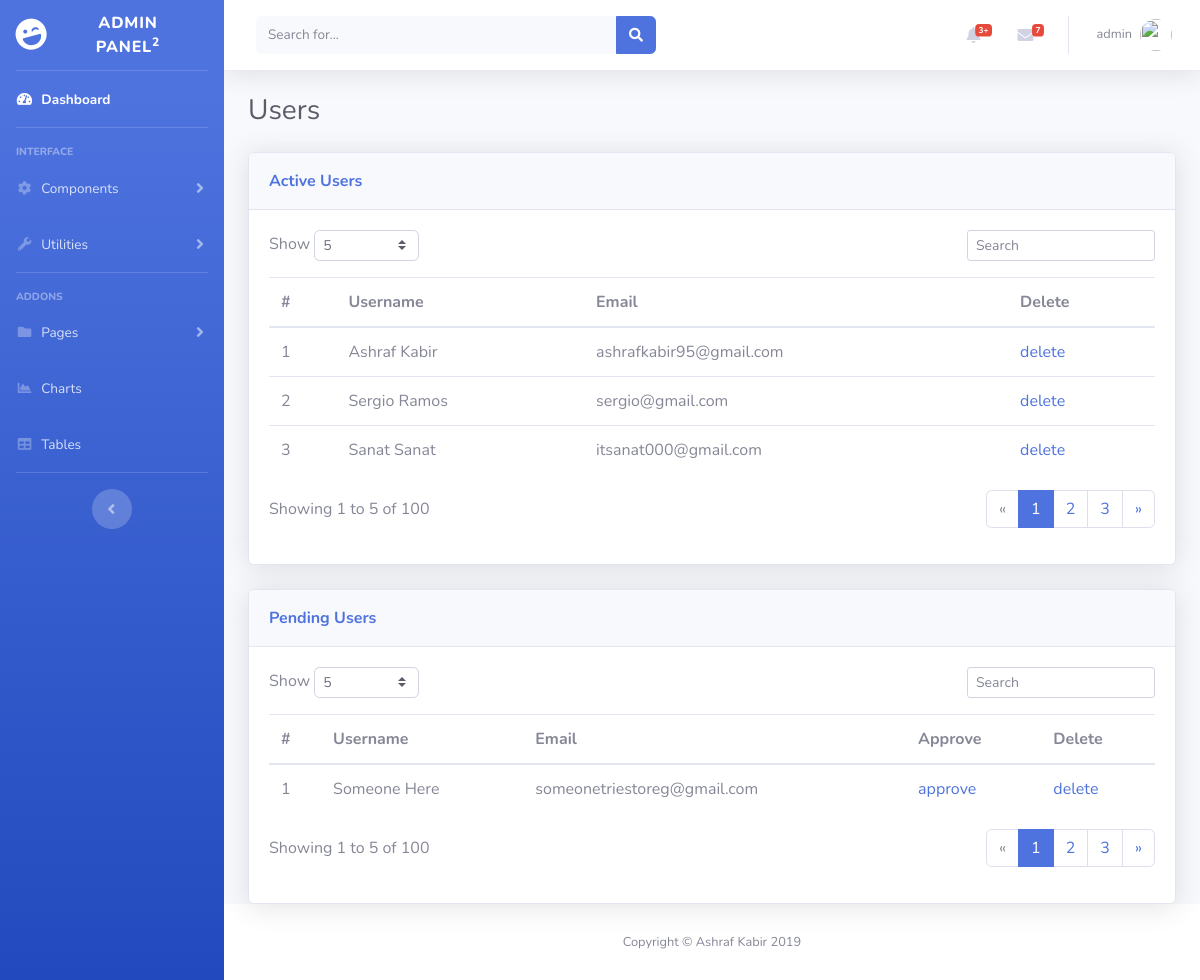
The page /admin/manage-users.php (signed in) on the database its author committed.
### tables this page shows
CREATE TABLE `users` (
  `id` bigint(255) NOT NULL,
  `fname` varchar(15) NOT NULL,
  `lname` varchar(15) NOT NULL,
  `email` varchar(255) NOT NULL,
  `password` varchar(255) NOT NULL,
  `phone` varchar(11) NOT NULL,
  `status` int(2) DEFAULT NULL,
  `creationdate` timestamp NOT NULL DEFAULT current_timestamp(),
  `updationdate` timestamp NULL DEFAULT NULL ON UPDATE current_timestamp()
);

### www/admin/manage-users.php (the view, shortened to what this page needs)
<?php
include('includes/config.php');
if (strlen($_SESSION['alogin']) == 0) {
    header('location: login.php');
} else {
    ?>
    <!DOCTYPE html>
    <html lang="en">
    <head>
        <link href="vendor/fontawesome-free/css/all.min.css" rel="stylesheet" type="text/css">
        <link href="css/sb-admin-2.min.css" rel="stylesheet">
    </head>
    <body id="page-top">
        <div id="wrapper">
            <?php include "includes/sidebar.php"; ?>
            <div id="content-wrapper" class="d-flex flex-column">
                <div id="content">
                    <?php include "includes/header.php"; ?>
                    <div class="container-fluid">
                        <h3 class="text-dark mb-4">Users</h3>
                        <div class="card shadow">
                            <div class="card-header py-3">
                                <p class="text-primary m-0 font-weight-bold">Active Users</p>
                            </div>
                            <div class="card-body">
                                <div class="row">
                                    <div class="col-md-6 text-nowrap">
                                        <div id="dataTable_length" class="dataTables_length" aria-controls="dataTable">
                                            <label>Show&nbsp;<select
                                                        class="form-control form-control-sm custom-select custom-select-sm">
                                                    <option value="5" selected="">5</option>
                                                </select>&nbsp;</label></div>
                                    </div>
                                    <div class="col-md-6">
                                        <div class="text-md-right dataTables_filter" id="dataTable_filter"><label><input
                                                        type="search" class="form-control form-control-sm"
                                                        aria-controls="dataTable" placeholder="Search"></label></div>
                                    </div>
                                </div>
                                <div class="table-responsive table mt-2" id="dataTable" role="grid"
                                     aria-describedby="dataTable_info">
                                    <table class="table dataTable my-0" id="dataTable">
                                        <thead>
                                        <tr>
                                            <th>#</th>
                                            <th>Username</th>
                                            <th>Email</th>
                                            <th>Delete</th>
                                        </tr>
                                        </thead>
                                        <tbody>
                                        <?php $sql = "SELECT users.* FROM users WHERE `status`=1";
                                        $query = $dbh->prepare($sql);
                                        $query->execute();
                                        $results = $query->fetchAll(PDO::FETCH_OBJ);
                                        $cnt = 1;
                                        if ($query->rowCount() > 0) {
                                            foreach ($results as $result) {
                                                $name = htmlentities($result->fname . " " . $result->lname); ?>
                                                <tr>
                                                    <td><?php echo htmlentities($cnt); ?></td>
                                                    <td><?php echo htmlentities($name); ?></td>
                                                    <td><?php echo htmlentities($result->email); ?></td>
                                                    <td><a href="manage-users.php?del=<?php echo $result->id; ?>"
                                                           onclick="return confirm('Do you want to delete?');">delete</a>
                                                    </td>
                                                </tr>
                                                <?php $cnt = $cnt + 1;
                                            }
                                        } ?>
                                        </tbody>
                                    </table>
                                </div>
                                <div class="row">
                                    <div class="col-md-6 align-self-center">
                                        <p id="dataTable_info" class="dataTables_info" role="status" aria-live="polite">
                                            Showing 1 to 5 of 100</p>
                                    </div>
                                    <div class="col-md-6">
                                        <nav class="d-lg-flex justify-content-lg-end dataTables_paginate paging_simple_numbers">
                                            <ul class="pagination">
                                                <li class="page-item disabled"><a class="page-link" href="#"
                                                                                  aria-label="Previous"><span
                                                                aria-hidden="true">«</span></a></li>
                                                <li class="page-item active"><a class="page-link" href="#">1</a></li>
                                                <li class="page-item"><a class="page-link" href="#">2</a></li>
                                                <li class="page-item"><a class="page-link" href="#">3</a></li>
                                                <li class="page-item"><a class="page-link" href="#"
                                                                         aria-label="Next"><span
                                                                aria-hidden="true">»</span></a></li>
                                            </ul>
                                        </nav>
                                    </div>
                                </div>
                            </div>
                        </div>
                        <br>
                        <div class="card shadow">
                            <div class="card-header py-3">
                                <p class="text-primary m-0 font-weight-bold">Pending Users</p>
                            </div>
                            <div class="card-body">
                                <div class="row">
                                    <div class="col-md-6 text-nowrap">
                                        <div id="dataTable_length" class="dataTables_length" aria-controls="dataTable">
                                            <label>Show&nbsp;<select
                                                        class="form-control form-control-sm custom-select custom-select-sm">
                                                    <option value="5" selected="">5</option>
                                                </select>&nbsp;</label></div>
                                    </div>
                                    <div class="col-md-6">
                                        <div class="text-md-right dataTables_filter" id="dataTable_filter"><label><input
                                                        type="search" class="form-control form-control-sm"
                                                        aria-controls="dataTable" placeholder="Search"></label></div>
                                    </div>
                                </div>
                                <div class="table-responsive table mt-2" id="dataTable" role="grid"
                                     aria-describedby="dataTable_info">
                                    <table class="table dataTable my-0" id="dataTable">
                                        <thead>
                                        <tr>
                                            <th>#</th>
                                            <th>Username</th>
                                            <th>Email</th>
                                            <th>Approve</th>
                                            <th>Delete</th>
                                        </tr>
                                        </thead>
                                        <tbody>
                                        <?php $sql = "SELECT users.* FROM users WHERE `status`=0";
                                        $query = $dbh->prepare($sql);
                                        $query->execute();
                                        $results = $query->fetchAll(PDO::FETCH_OBJ);
                                        $cnt = 1;
                                        if ($query->rowCount() > 0) {
                                            foreach ($results as $result) {
                                                $name = htmlentities($result->fname . " " . $result->lname); ?>
                                                <tr>
                                                    <td><?php echo htmlentities($cnt); ?></td>
                                                    <td><?php echo htmlentities($name); ?></td>
                                                    <td><?php echo htmlentities($result->email); ?></td>
                                                    <td><a href="manage-users.php?uaid=<?php echo $result->id; ?>"
                                                           onclick="return confirm('Do you want to approve this user?');">approve</a>
                                                    </td>
                                                    <td><a href="manage-users.php?del=<?php echo $result->id; ?>"
                                                           onclick="return confirm('Do you want to delete?');">delete</a>
                                                    </td>
                                                </tr>
                                                <?php $cnt = $cnt + 1;
                                            }
                                        } ?>
                                        </tbody>
                                    </table>
                                </div>
                                <div class="row">
                                    <div class="col-md-6 align-self-center">
                                        <p id="dataTable_info" class="dataTables_info" role="status" aria-live="polite">
                                            Showing 1 to 5 of 100</p>
                                    </div>
                                    <div class="col-md-6">
                                        <nav class="d-lg-flex justify-content-lg-end dataTables_paginate paging_simple_numbers">
                                            <ul class="pagination">
                                                <li class="page-item disabled"><a class="page-link" href="#"
                                                                                  aria-label="Previous"><span
                                                                aria-hidden="true">«</span></a></li>
                                                <li class="page-item active"><a class="page-link" href="#">1</a></li>
                                                <li class="page-item"><a class="page-link" href="#">2</a></li>
                                                <li class="page-item"><a class="page-link" href="#">3</a></li>
                                                <li class="page-item"><a class="page-link" href="#"
                                                                         aria-label="Next"><span
                                                                aria-hidden="true">»</span></a></li>
                                            </ul>
                                        </nav>
                                    </div>
                                </div>
                            </div>
                        </div>
                    </div>
                </div>
                <?php include "includes/footer.php"; ?>
            </div>
        </div>
    </body>
    </html>
<?php } ?>

### www/admin/includes/header.php (shortened to what this page needs)
<nav class="navbar navbar-expand navbar-light bg-white topbar mb-4 static-top shadow">
    <form class="d-none d-sm-inline-block form-inline mr-auto ml-md-3 my-2 my-md-0 mw-100 navbar-search">
        <div class="input-group">
            <input type="text" class="form-control bg-light border-0 small" placeholder="Search for..."
                   aria-label="Search" aria-describedby="basic-addon2">
            <div class="input-group-append">
                <button class="btn btn-primary" type="button">
                    <i class="fas fa-search fa-sm"></i>
                </button>
            </div>
        </div>
    </form>
    <ul class="navbar-nav ml-auto">
        <li class="nav-item dropdown no-arrow mx-1">
            <a class="nav-link dropdown-toggle" href="#" id="alertsDropdown" role="button"
               data-toggle="dropdown" aria-haspopup="true" aria-expanded="false">
                <i class="fas fa-bell fa-fw"></i>
                <span class="badge badge-danger badge-counter">3+</span>
            </a>
        </li>
        <li class="nav-item dropdown no-arrow mx-1">
            <a class="nav-link dropdown-toggle" href="#" id="messagesDropdown" role="button"
               data-toggle="dropdown" aria-haspopup="true" aria-expanded="false">
                <i class="fas fa-envelope fa-fw"></i>
                <span class="badge badge-danger badge-counter">7</span>
            </a>
        </li>
        <li class="nav-item dropdown no-arrow">
            <a class="nav-link dropdown-toggle" href="#" id="userDropdown" role="button"
               data-toggle="dropdown" aria-haspopup="true" aria-expanded="false">
                <span class="mr-2 d-none d-lg-inline text-gray-600 small">
                    <?php
                    $email = $_SESSION['alogin'];
                    $sql2 = "SELECT `username` FROM `admin` WHERE `email`=:email;";
                    $query = $dbh->prepare($sql2);
                    $query->bindParam(':email', $email, PDO::PARAM_STR);
                    $query->execute();
                    $results = $query->fetchAll(PDO::FETCH_OBJ);
                    if ($query->rowCount() > 0) {
                        foreach ($results as $result) {
                            echo $result->username;
                        }
                    }
                    ?></span>
                <img class="img-profile rounded-circle"
                     src="https://source.unsplash.com/QAB-WJcbgJk/60x60">
            </a>
        </li>
    </ul>
</nav>

### rows shown on the page
users: name "Ashraf Kabir", email "ashrafkabir95@gmail.com"
users: name "Sergio Ramos", email "sergio@gmail.com"
users: name "Sanat Sanat", email "itsanat000@gmail.com"
users: name "Someone Here", email "someonetriestoreg@gmail.com"

### other values the page prints
$result->username "admin"
